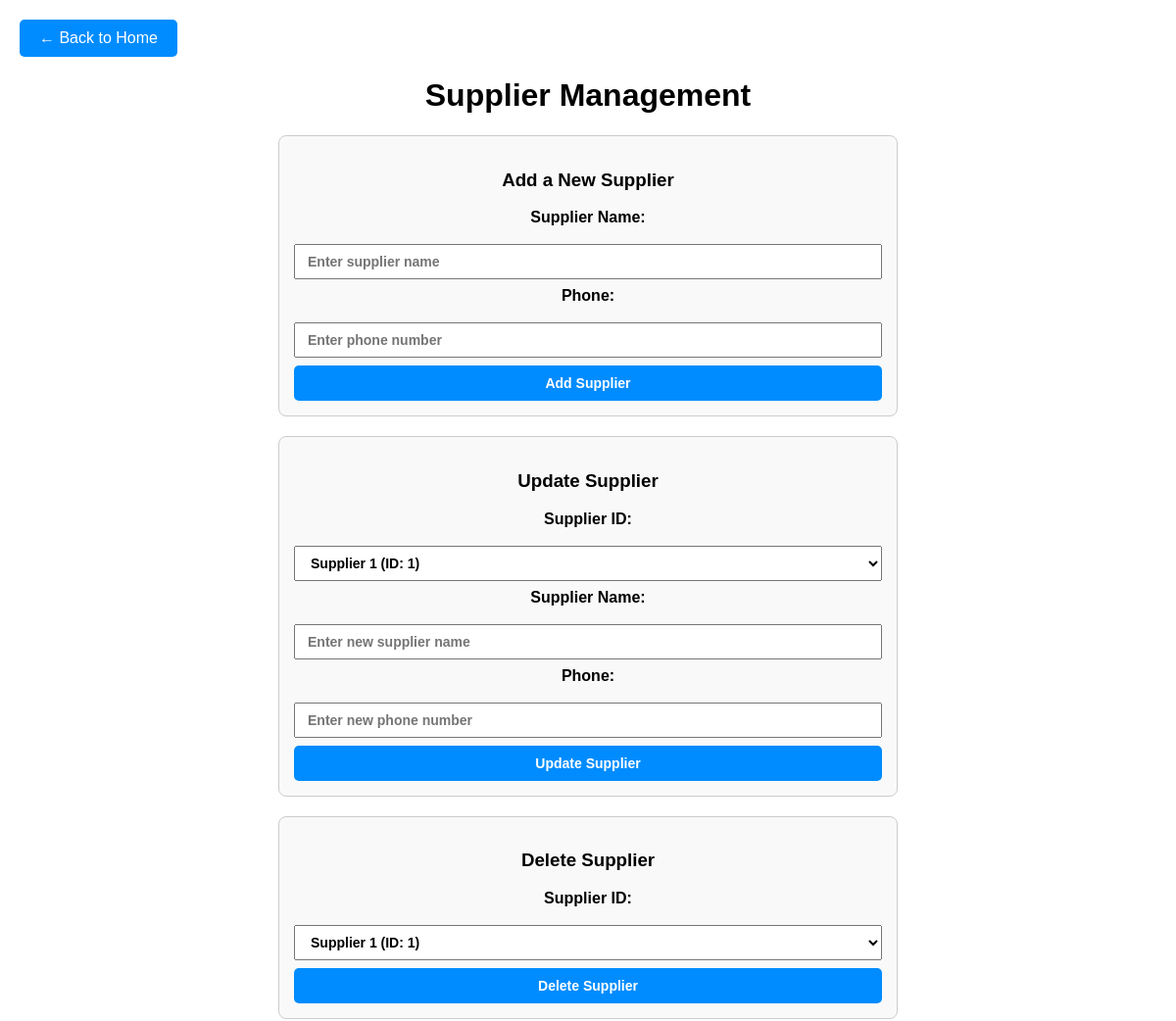
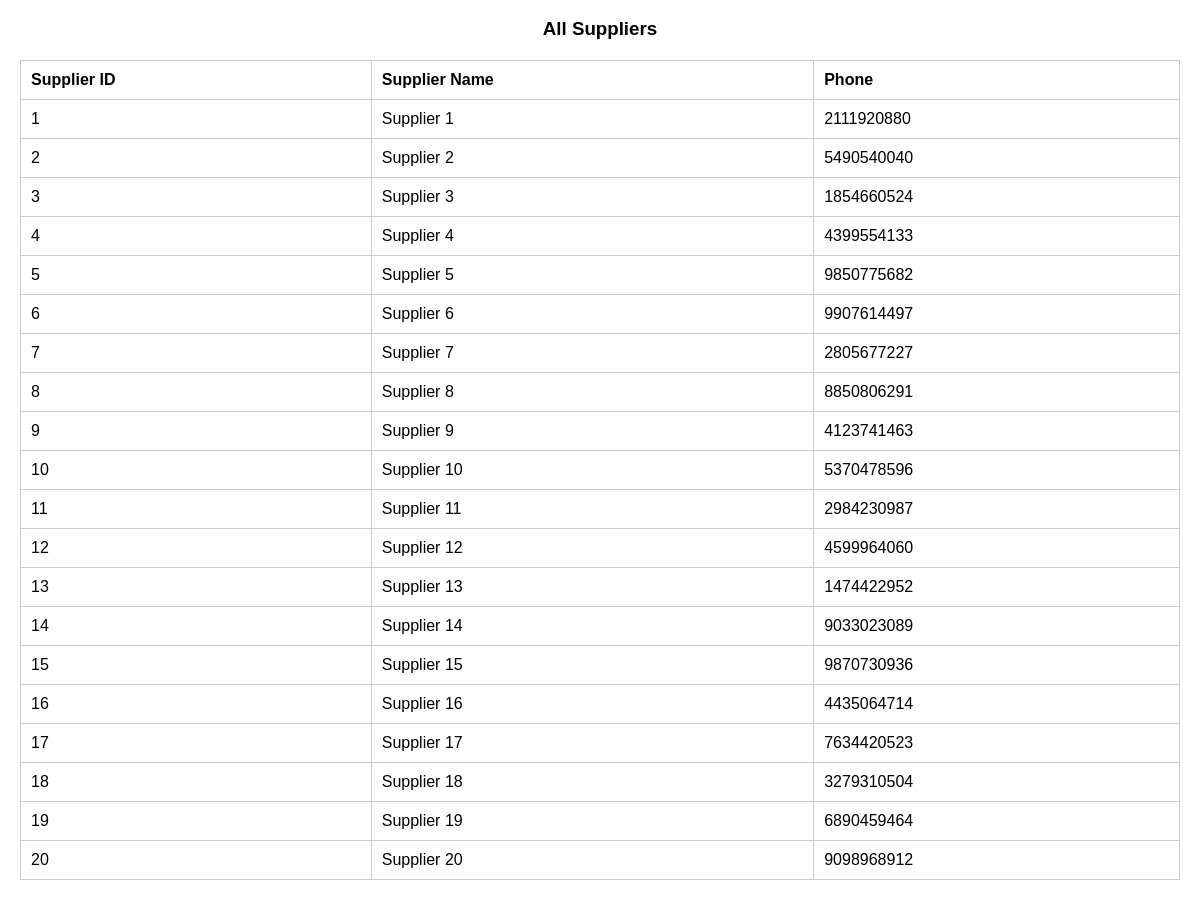
Page /frontend/supplier_frontend.php (signed in) on the committed database (2 pictures, top to bottom).
### tables this page shows
CREATE TABLE Supplier (
    SuppID INT AUTO_INCREMENT PRIMARY KEY,
    Sname VARCHAR(100) NOT NULL,
    Phone VARCHAR(15)
);

### frontend/supplier_frontend.php (the view, shortened to what this page needs)
<?php
$user_role = $_SESSION['user_role'];
$is_employee = $user_role === 'employee';
?>
<!DOCTYPE html>
<html lang="en">
<head>
    <link rel="stylesheet" href="styles.css">
</head>
<body>
    <div class="back-button">
        <a href="../frontend/index.php">← Back to Home</a>
    </div>
    <h1>Supplier Management</h1>
    <?php if (!$is_employee): ?>
        <form action="../crud_ops/supplier_ops.php" method="POST">
            <h3>Add a New Supplier</h3>
            <label for="sname">Supplier Name:</label>
            <input type="text" id="sname" name="sname" placeholder="Enter supplier name" required>
            <label for="phone">Phone:</label>
            <input type="text" id="phone" name="phone" placeholder="Enter phone number">
            <button class="view-button" type="submit">Add Supplier</button>
        </form>
        <form action="../crud_ops/supplier_ops.php" method="POST">
            <h3>Update Supplier</h3>
            <label for="supp_id">Supplier ID:</label>
            <select id="supp_id" name="supp_id" required>
                <?php
                include '../connection.php';
                $supplierQuery = "SELECT SuppID, Sname FROM Supplier";
                $supplierResult = $conn->query($supplierQuery);
                if ($supplierResult->num_rows > 0) {
                    while ($supplier = $supplierResult->fetch_assoc()) {
                        echo "<option value='{$supplier['SuppID']}'>{$supplier['Sname']} (ID: {$supplier['SuppID']})</option>";
                    }
                } else {
                    echo "<option value=''>No Suppliers Available</option>";
                }
                ?>
            </select>
            <label for="sname">Supplier Name:</label>
            <input type="text" id="sname" name="sname" placeholder="Enter new supplier name">
            <label for="phone">Phone:</label>
            <input type="text" id="phone" name="phone" placeholder="Enter new phone number">
            <button class="view-button" type="submit">Update Supplier</button>
        </form>
        <form action="../crud_ops/supplier_ops.php" method="POST">
            <h3>Delete Supplier</h3>
            <label for="supp_id">Supplier ID:</label>
            <select id="supp_id" name="supp_id" required>
                <?php
                $supplierQuery = "SELECT SuppID, Sname FROM Supplier";
                $supplierResult = $conn->query($supplierQuery);
                if ($supplierResult->num_rows > 0) {
                    while ($supplier = $supplierResult->fetch_assoc()) {
                        echo "<option value='{$supplier['SuppID']}'>{$supplier['Sname']} (ID: {$supplier['SuppID']})</option>";
                    }
                } else {
                    echo "<option value=''>No Suppliers Available</option>";
                }
                ?>
            </select>
            <button class="view-button" type="submit">Delete Supplier</button>
        </form>
    <?php endif; ?>
    <div>
        <h3>All Suppliers</h3>
        <table>
            <thead>
                <tr>
                    <th>Supplier ID</th>
                    <th>Supplier Name</th>
                    <th>Phone</th>
                </tr>
            </thead>
            <tbody>
                <?php
                include '../connection.php';
                $sql = "SELECT * FROM Supplier";
                $result = $conn->query($sql);
                if ($result->num_rows > 0) {
                    while ($row = $result->fetch_assoc()) {
                        echo "<tr>
                                <td>{$row['SuppID']}</td>
                                <td>{$row['Sname']}</td>
                                <td>{$row['Phone']}</td>
                              </tr>";
                    }
                } else {
                    echo "<tr><td colspan='3'>No suppliers found.</td></tr>";
                }
                ?>
            </tbody>
        </table>
    </div>
</body>
</html>

### frontend/styles.css (style rules this page uses)
body { font-family: "Comic Sans MS", cursive, sans-serif; margin: 20px; }
form { display: flex; flex-direction: column; align-items: center; text-align: center; max-width: 600px; margin: 20px auto; padding: 15px; border: 1px solid #ccc; border-radius: 8px; background-color: #f9f9f9; }
form label { font-weight: bolder; margin-bottom: 10px;; }
form ::placeholder { font-weight: bold; font-family: "Comic Sans MS", cursive, sans-serif; }
input, button, select { padding: 8px 12px; margin: 8px 0; font-size: 14px; width: 100%; box-sizing: border-box; }
table { border-collapse: collapse; width: 100%; margin-top: 20px; }
table, th, td { border: 1px solid #ccc; }
th, td { padding: 10px; text-align: left; }
h1, h3 { text-align: center; }
select { font-family: "Comic Sans MS", cursive, sans-serif; font-weight: bold; }
.view-button { display: inline-block; padding: 10px 20px; text-decoration: none; background-color: #008cff; color: white; border: none; border-radius: 5px; font-size: 20px bold; font-family: "Comic Sans MS", cursive, sans-serif; font-weight: bolder; text-align: center; cursor: pointer; margin: 0 10px; box-sizing: border-box; }
.back-button { margin: 20px 0; text-align: left; }
.back-button a { text-decoration: none; color: white; background-color: #008cff; padding: 10px 20px; border-radius: 5px; font-size: 16px; display: inline-block; }

### rows in the picture
supplier: SuppID "1", Sname "Supplier 1", Phone "2111920880"
supplier: SuppID "2", Sname "Supplier 2", Phone "5490540040"
supplier: SuppID "3", Sname "Supplier 3", Phone "1854660524"
supplier: SuppID "4", Sname "Supplier 4", Phone "4399554133"
supplier: SuppID "5", Sname "Supplier 5", Phone "9850775682"
supplier: SuppID "6", Sname "Supplier 6", Phone "9907614497"
supplier: SuppID "7", Sname "Supplier 7", Phone "2805677227"
supplier: SuppID "8", Sname "Supplier 8", Phone "8850806291"
supplier: SuppID "9", Sname "Supplier 9", Phone "4123741463"
supplier: SuppID "10", Sname "Supplier 10", Phone "5370478596"
supplier: SuppID "11", Sname "Supplier 11", Phone "2984230987"
supplier: SuppID "12", Sname "Supplier 12", Phone "4599964060"
supplier: SuppID "13", Sname "Supplier 13", Phone "1474422952"
supplier: SuppID "14", Sname "Supplier 14", Phone "9033023089"
supplier: SuppID "15", Sname "Supplier 15", Phone "9870730936"
supplier: SuppID "16", Sname "Supplier 16", Phone "4435064714"
supplier: SuppID "17", Sname "Supplier 17", Phone "7634420523"
supplier: SuppID "18", Sname "Supplier 18", Phone "3279310504"
supplier: SuppID "19", Sname "Supplier 19", Phone "6890459464"
supplier: SuppID "20", Sname "Supplier 20", Phone "9098968912"

### other values in the picture
form field supp_id "Supplier 1 (ID: 1)"
